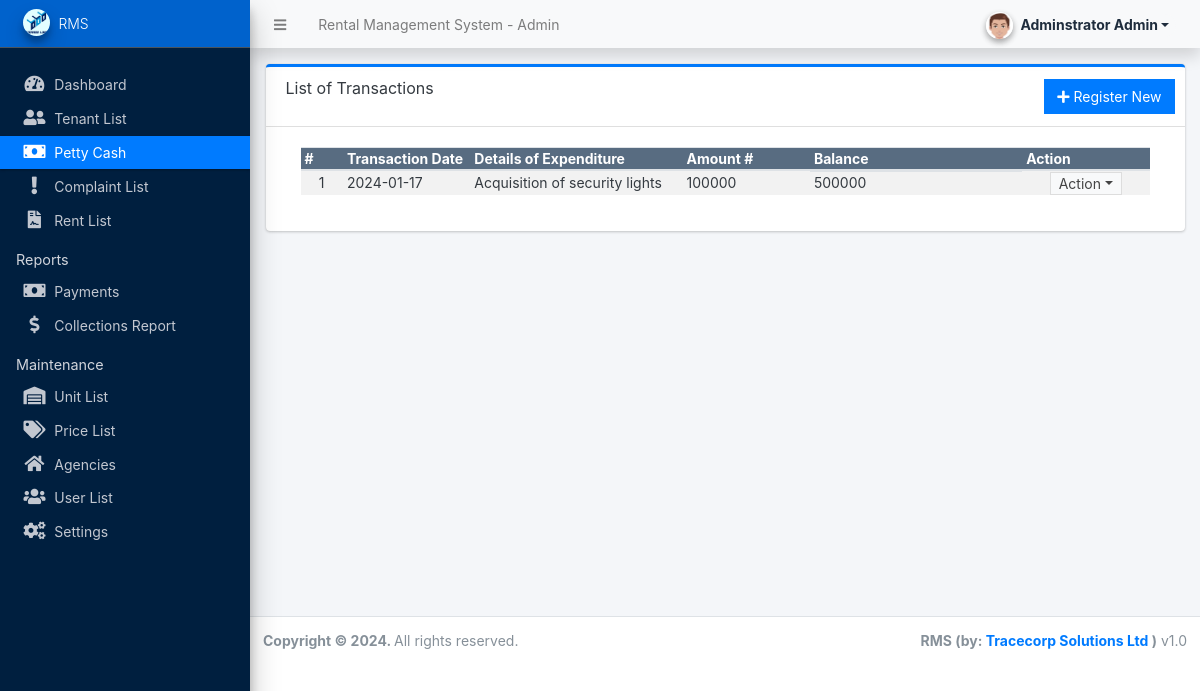
Page /admin/?page=pettycash (signed in) on the earlier database version.
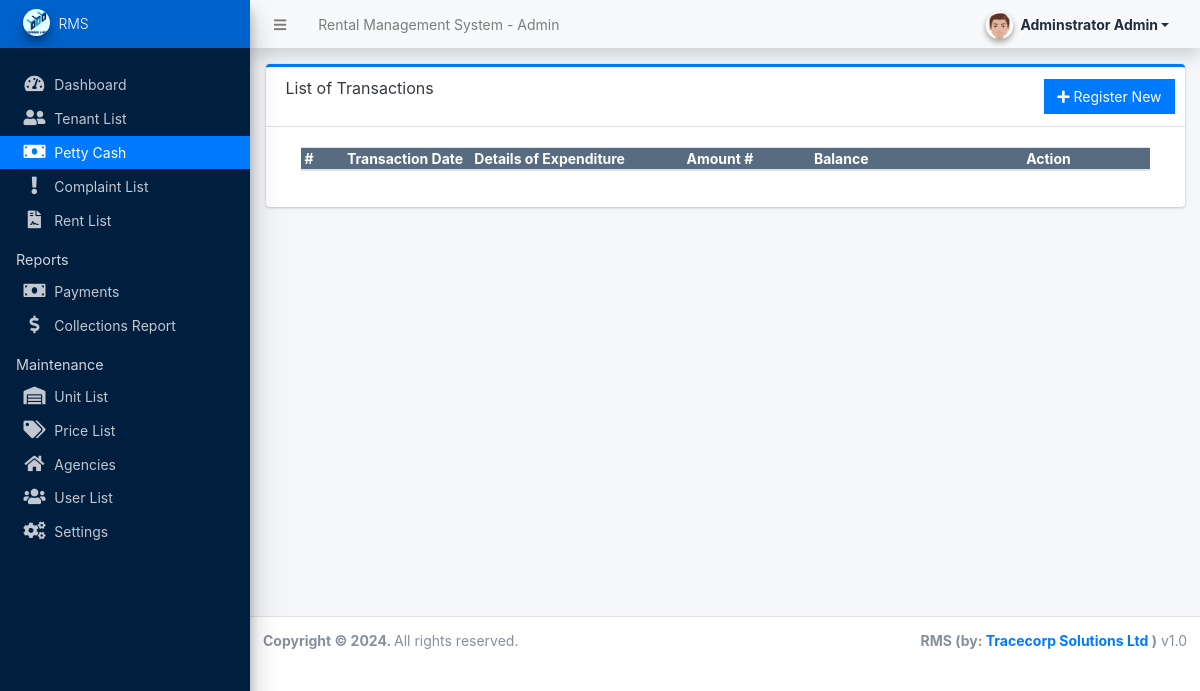
Same page on the later database version.
### tables this page shows
CREATE TABLE `pettycash` (
  `Id` int(11) NOT NULL,
  `DateOfExpenditure` date NOT NULL,
  `DetailsOfExpenditure` text NOT NULL,
  `Amount` bigint(20) NOT NULL,
  `Balance` bigint(20) NOT NULL
);

### admin/pettycash/index.php (the view, shortened to what this page needs)
<div class="card card-outline card-primary">
	<div class="card-header">
		<h3 class="card-title">List of Transactions</h3>
		<div class="card-tools">
			<a href="javascript:void(0)" id="create_new" class="btn btn-flat btn-primary"><span class="fas fa-plus"></span>  Register New</a>
		</div>
	</div>
	<div class="card-body">
		<div class="container-fluid">
        <div class="container-fluid">
			<table class="table table-hover table-striped">
				<colgroup>
					<col width="5%">
					<col width="15%">
					<col width="25%">
					<col width="15%">
					<col width="25%">
					<col width="15%">
				</colgroup>
				<thead>
					<tr class="bg-navy disabled">
						<th>#</th>
						<th>Transaction Date</th>
						<th>Details of Expenditure</th>
						<th>Amount #</th>
						<th>Balance</th>
						<th>Action</th>
					</tr>
				</thead>
				<tbody>
					<?php
					$i = 1;
					$qry = $conn->query("SELECT * from `pettycash` ");
					while($row = $qry->fetch_assoc()):
					?>
						<tr>
							<td class="text-center"><?php echo $i++; ?></td>
							<td><?php echo date("Y-m-d",strtotime($row['DateOfExpenditure'])) ?></td>
							<td><?php echo $row['DetailsOfExpenditure'] ?></td>
							<td><?php echo $row['Amount'] ?></td>
							<td class='truncate-3'><?php echo $row['Balance'] ?></td>
							<td align="center">
								 <button type="button" class="btn btn-flat btn-default btn-sm dropdown-toggle dropdown-icon py-0" data-toggle="dropdown">
				                  		Action
				                  </button>
							</td>
						</tr>
					<?php endwhile; ?>
				</tbody>
			</table>
		</div>
		</div>
	</div>
</div>

Differences in the rows shown:
removed pettycash: DateOfExpenditure "2024-01-17", DetailsOfExpenditure "Acquisition of security lights", Amount "100000", Balance "500000"
